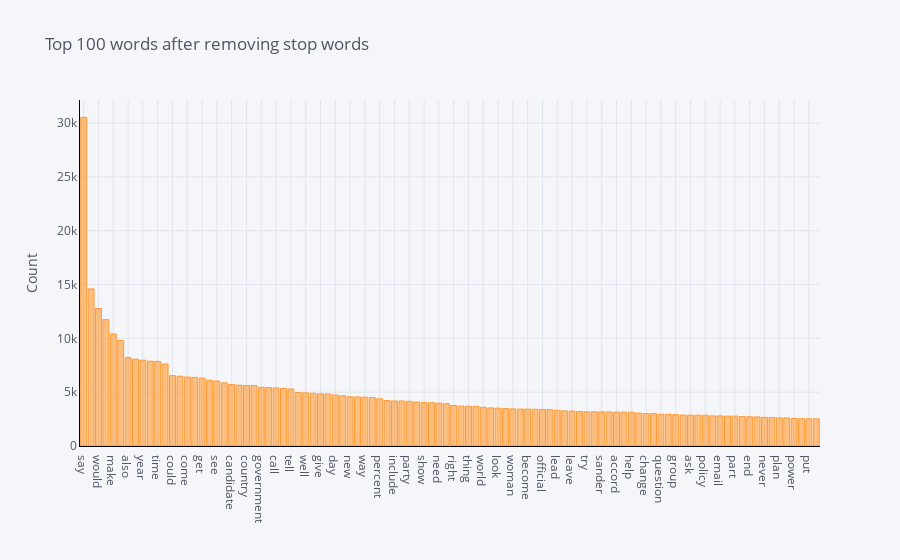

Notebook source saved alongside this figure:
### Code cell
plot_model()

### Figure 1 — Plotly figure (JSON) as saved in the notebook; plotly's stock layout.template omitted (floating-point values rounded to 4 significant figures)
{"data": [{"marker": {"color": "rgba(255, 153, 51, 0.6)", "line": {"color": "rgba(255, 153, 51, 1.0)", "width": 1}}, "name": "count", "orientation": "v", "text": "", "type": "bar", "x": ["say", "trump", "would", "people", "make", "go", "also", "state", "year", "take", "time", "campaign", "could", "even", "come", "may", "get", "know", "see", "many", "candidate", "election", "country", "use", "government", "think", "call", "vote", "tell", "want", "well", "work", "give", "political", "day", "support", "new", "first", "way", "republican", "percent", "voter", "include", "report", "party", "much", "show", "presidential", "need", "issue", "right", "good", "thing", "find", "world", "back", "look", "point", "woman", "still", "become", "democratic", "official", "attack", "lead", "american", "leave", "long", "try", "run", "sander", "former", "accord", "last", "help", "man", "change", "public", "question", "believe", "group", "debate", "ask", "case", "policy", "law", "email", "win", "part", "big", "end", "president", "never", "write", "plan", "continue", "power", "talk", "put", "medium"], "y": [30539, 14596, 12778, 11738, 10410, 9803, 8212, 8067, 7972, 7879, 7855, 7619, 6536, 6484, 6410, 6372, 6303, 6100, 6036, 5869, 5718, 5652, 5616, 5613, 5454, 5419, 5401, 5344, 5294, 4965, 4936, 4903, 4845, 4831, 4735, 4661, 4577, 4556, 4543, 4507, 4387, 4225, 4184, 4182, 4146, 4082, 4042, 4015, 3979, 3930, 3764, 3708, 3690, 3681, 3596, 3538, 3514, 3478, 3446, 3436, 3422, 3411, 3388, 3379, 3314, 3264, 3242, 3215, 3182, 3180, 3172, 3166, 3150, 3147, 3146, 3055, 3013, 3010, 2946, 2941, 2917, 2877, 2864, 2862, 2857, 2797, 2795, 2773, 2773, 2731, 2712, 2704, 2664, 2651, 2607, 2601, 2553, 2544, 2528, 2524]}], "layout": {"legend": {"bgcolor": "#F5F6F9", "font": {"color": "#4D5663"}}, "paper_bgcolor": "#F5F6F9", "plot_bgcolor": "#F5F6F9", "title": {"font": {"color": "#4D5663"}, "text": "Top 100 words after removing stop words"}, "xaxis": {"gridcolor": "#E1E5ED", "linecolor": "black", "showgrid": true, "tickfont": {"color": "#4D5663"}, "title": {"font": {"color": "#4D5663"}, "text": ""}, "zerolinecolor": "#E1E5ED"}, "yaxis": {"gridcolor": "#E1E5ED", "linecolor": "black", "showgrid": true, "tickfont": {"color": "#4D5663"}, "title": {"font": {"color": "#4D5663"}, "text": "Count"}, "zerolinecolor": "#E1E5ED"}}}
